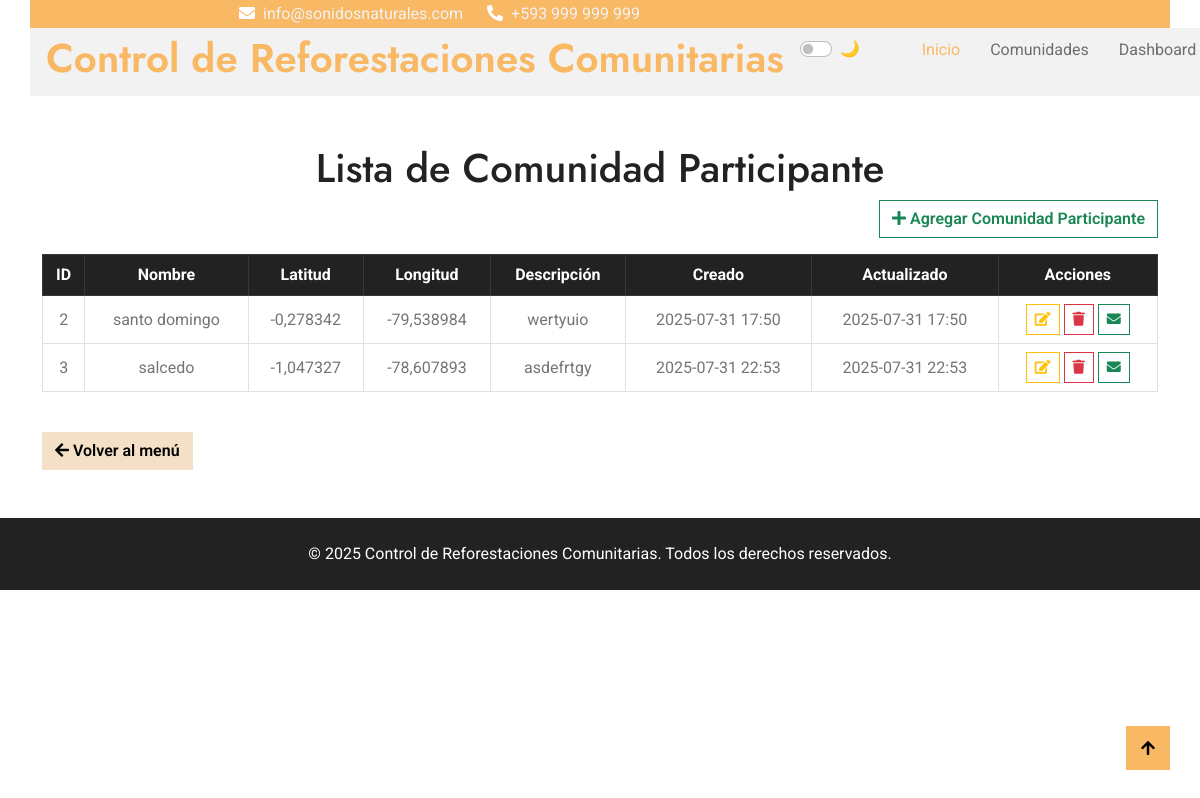
Page /comunidad/ on the earlier database version.
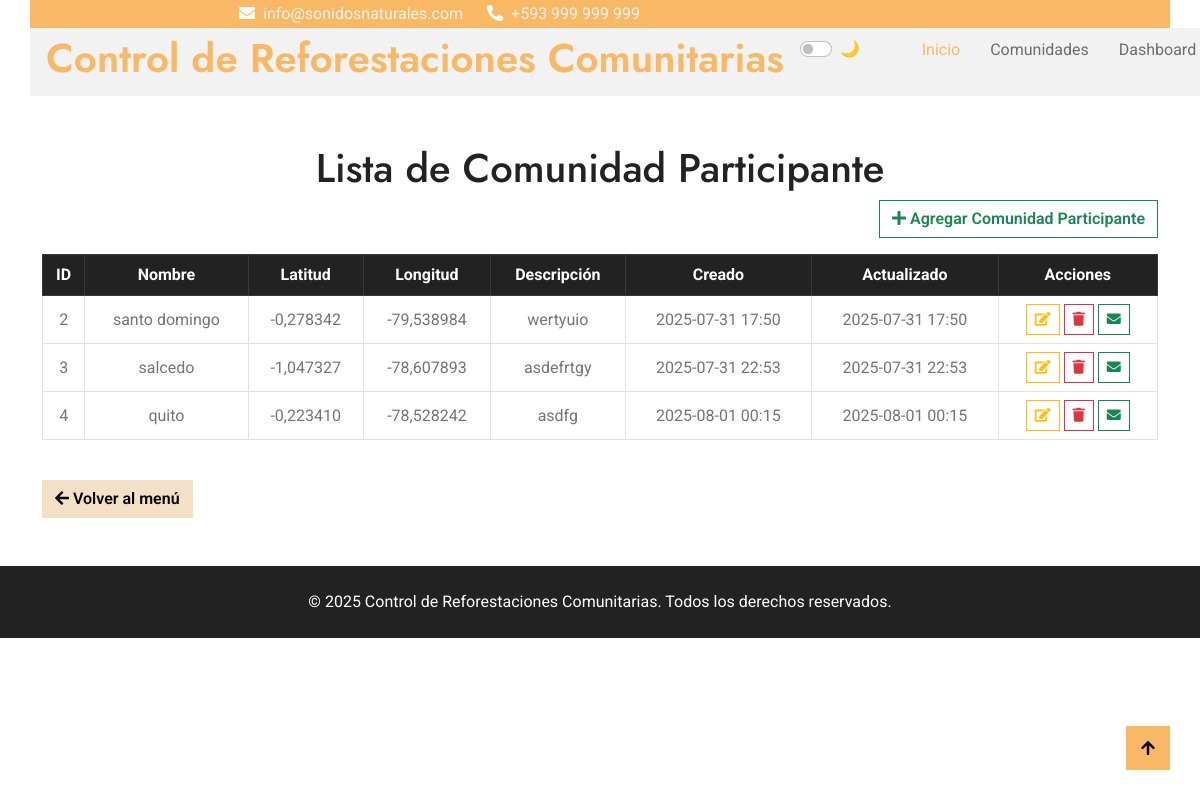
Same page on the later database version.
### Aplicaciones/Comunidad/models.py (models this page shows, shortened)
class Comunidad(models.Model):
    nombre = models.CharField(max_length=100)
    latitud = models.DecimalField(max_digits=9, decimal_places=6)
    longitud = models.DecimalField(max_digits=9, decimal_places=6)
    descripcion = models.TextField(blank=True)
    correo = models.EmailField(blank=True)
    creado = models.DateTimeField(auto_now_add=True)
    actualizado = models.DateTimeField(auto_now=True)

### Aplicaciones/Comunidad/views.py (the view)
# urls.py: path('', views.listaComunidad, name='lista_comunidad'),
def listaComunidad(request):
    comunidades = Comunidad.objects.all()
    return render(request, 'comunidad/lista.html', {'comunidades': comunidades})

### Aplicaciones/Comunidad/templates/comunidad/lista.html (shortened to what this page needs)
{% extends "plantilla.html" %}
{% block contenido %}
<div class="container mt-5">
    <h1 class="text-center">Lista de Comunidad Participante</h1>
    <div class="text-end mb-3">
        <a href="{% url 'nuevo_comunidad' %}" class="btn btn-outline-success">
            <i class="fa fa-plus"></i> Agregar Comunidad Participante
        </a>
    </div>
    <div class="table-responsive">
        <table class="table table-bordered table-hover align-middle text-center datatable">
            <thead class="table-dark">
                <tr>
                    <th>ID</th>
                    <th>Nombre</th>
                    <th>Latitud</th>
                    <th>Longitud</th>
                    <th>Descripción</th>
                    <th>Creado</th>
                    <th>Actualizado</th>
                    <th>Acciones</th>
                </tr>
            </thead>
            <tbody>
                {% for comunidad in comunidades %}
                <tr>
                    <td>{{ comunidad.id }}</td>
                    <td>{{ comunidad.nombre }}</td>
                    <td>{{ comunidad.latitud }}</td>
                    <td>{{ comunidad.longitud }}</td>
                    <td>{{ comunidad.descripcion }}</td>
                    <td>{{ comunidad.creado|date:"Y-m-d H:i" }}</td>
                    <td>{{ comunidad.actualizado|date:"Y-m-d H:i" }}</td>
                    <td>
                        <a href="editar/{{ comunidad.id }}/" class="btn btn-outline-warning btn-sm" title="Editar">
                            <i class="fa fa-edit"></i>
                        </a>
                        <button onclick="confirmDelete('{{ comunidad.id }}')" class="btn btn-outline-danger btn-sm" title="Eliminar">
                            <i class="fa fa-trash"></i>
                        </button>
                        <a href="enviar/{{ comunidad.id }}/" class="btn btn-outline-success btn-sm" title="Enviar Mensaje">
                            <i class="fa fa-envelope"></i>
                        </a>
                    </td>
                </tr>
                {% empty %}
                <tr>
                    <td colspan="8" class="text-center text-muted">No hay comunidades registradas.</td>
                </tr>
                {% endfor %}
            </tbody>
        </table>
    </div>
    <div class="mt-4">
        <a href="/" class="btn btn-secondary">
            <i class="fa fa-arrow-left"></i> Volver al menú
        </a>
    </div>
</div>
{% endblock %}

Differences in the rows shown:
added Comunidad: id "4", nombre "quito", latitud "-0,223410", longitud "-78,528242", descripcion "asdfg", creado "2025-08-01 00:15", actualizado "2025-08-01 00:15"
